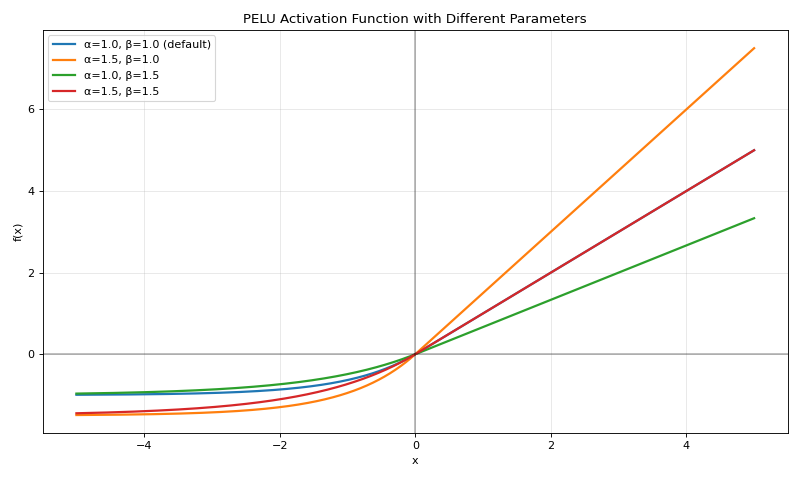

This chart was generated by the following Python code:
"""Example demonstrating the PELU activation function."""

import matplotlib.pyplot as plt
import torch

from activations_plus.simple import pelu


def main() -> None:
    """Plot the PELU activation function with different parameter values."""
    x = torch.linspace(-5, 5, 1000)

    # Different parameter combinations
    params = [
        {"alpha": 1.0, "beta": 1.0, "label": "α=1.0, β=1.0 (default)"},
        {"alpha": 1.5, "beta": 1.0, "label": "α=1.5, β=1.0"},
        {"alpha": 1.0, "beta": 1.5, "label": "α=1.0, β=1.5"},
        {"alpha": 1.5, "beta": 1.5, "label": "α=1.5, β=1.5"},
    ]

    # Create the plot
    plt.figure(figsize=(10, 6))

    # Plot PELU with different parameter combinations
    for param in params:
        y_pelu = pelu(x, alpha=param["alpha"], beta=param["beta"])
        plt.plot(x.numpy(), y_pelu.numpy(), label=param["label"], linewidth=2)

    # Add vertical and horizontal lines at origin
    plt.axhline(y=0, color="k", linestyle="-", alpha=0.3)
    plt.axvline(x=0, color="k", linestyle="-", alpha=0.3)

    # Configure the plot
    plt.grid(True, alpha=0.3)
    plt.xlabel("x")
    plt.ylabel("f(x)")
    plt.title("PELU Activation Function with Different Parameters")
    plt.legend()
    plt.tight_layout()

    plt.show()


if __name__ == "__main__":
    main()
